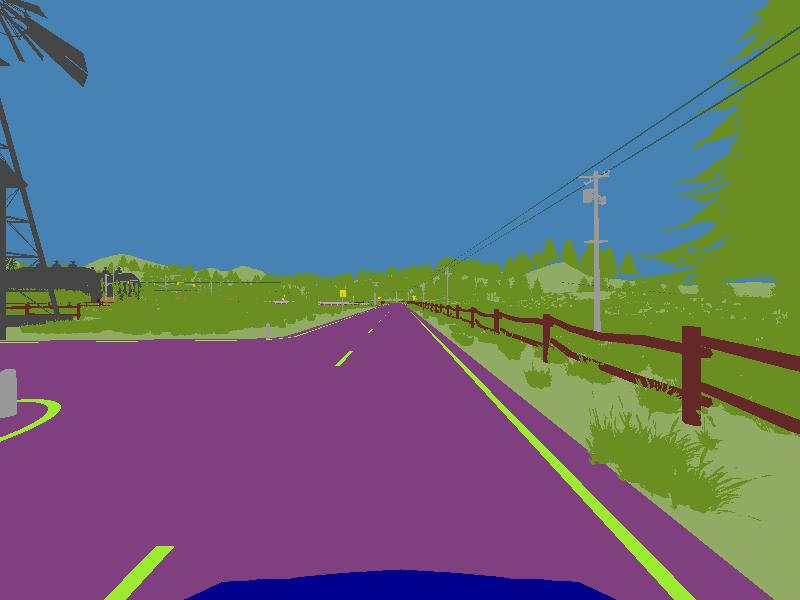
#> input picture pytorch-playground/observation_image_0001.jpeg, 800 x 600 px
$ jupyter execute 'test crop image.ipynb'
#> lines starting #> are read from the running program, lines starting #| are printed output that depends on the picture
#> further down, img is the input picture: shape (600, 800, 3); mean B, G, R 127.2, 110.1, 99.4
[cell 1]
import cv2
import numpy as np

from PIL import Image

[cell 2]
def center_crop(img, desired_size, shift_H=1, shift_W=1):
#> called with desired_size = (384, 768), shift_H = 1.25, shift_W = 1
    H, W = img.shape[:2]
#> H = 600; W = 800
    desired_H, desired_W = desired_size

    H_cen = int(H // 2 * shift_H)
#> H_cen = 375
    W_cen = int(W // 2 * shift_W)
#> W_cen = 400

    y = H_cen - desired_H // 2
#> y = 183
    x = W_cen - desired_W // 2
#> x = 16

    return np.ascontiguousarray(img[y:y+desired_H, x:x+desired_W])
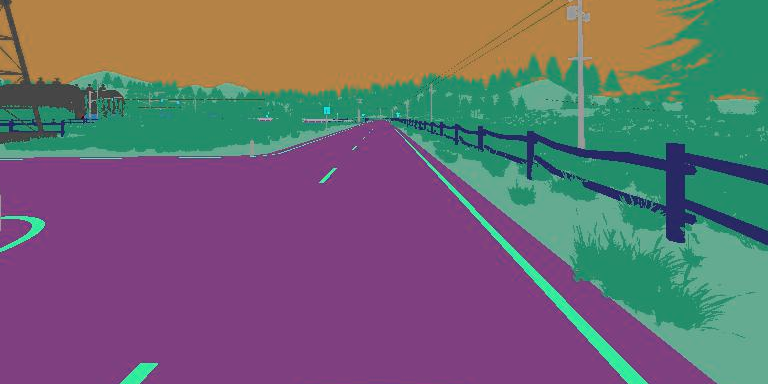
#> returned value: shape (384, 768, 3); mean of channels 0, 1, 2 113.1, 105, 110; drawn as B, G, R

[cell 3]
img = cv2.imread('observation_image_0001.jpeg')

[cell 4]
img = cv2.cvtColor(img, cv2.COLOR_BGR2RGB)

[cell 5]
desired_H, desired_W = 384, 768

[cell 6]
croped_img = center_crop(img, (desired_H, desired_W), shift_H=1.25)

[cell 7]
original_img = Image.fromarray(img)
crop_img = Image.fromarray(croped_img)

[cell 8]
crop_img.size
#> Out = (768, 384)
